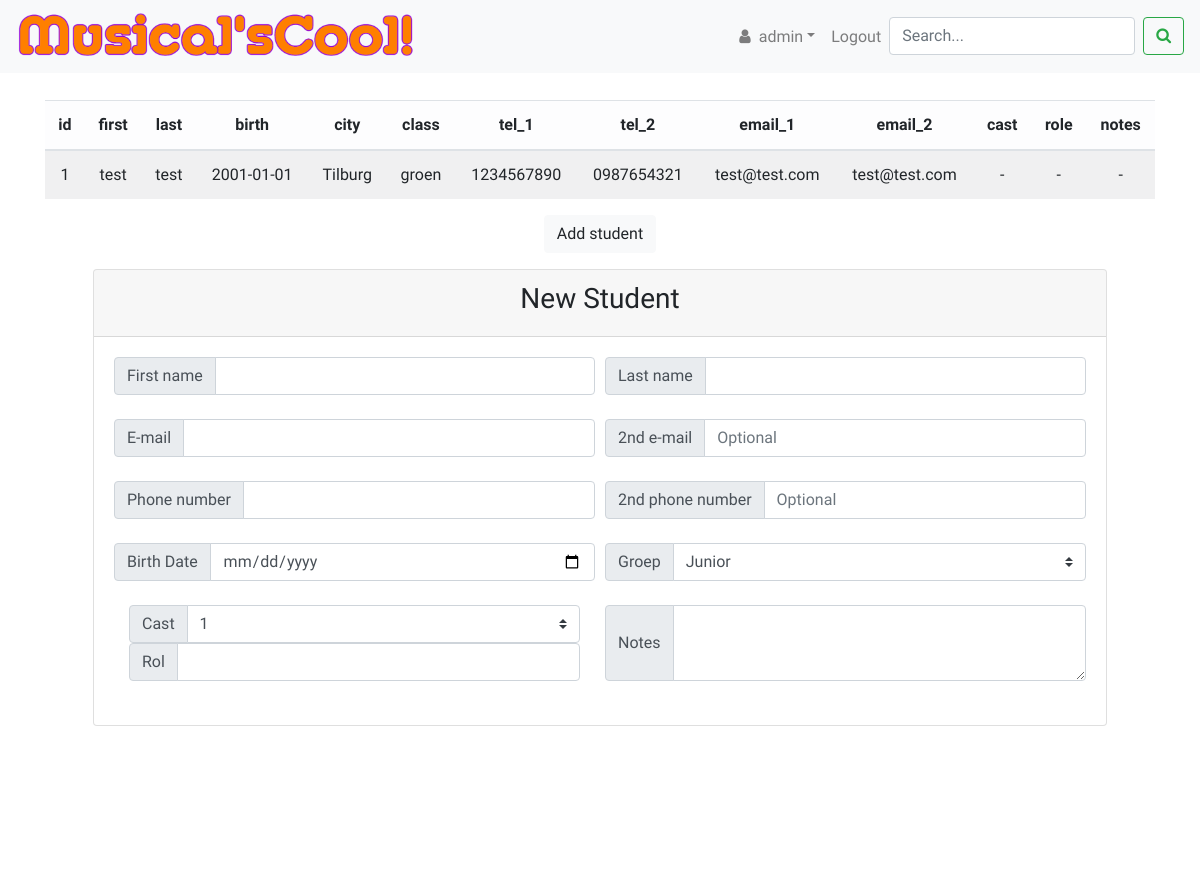
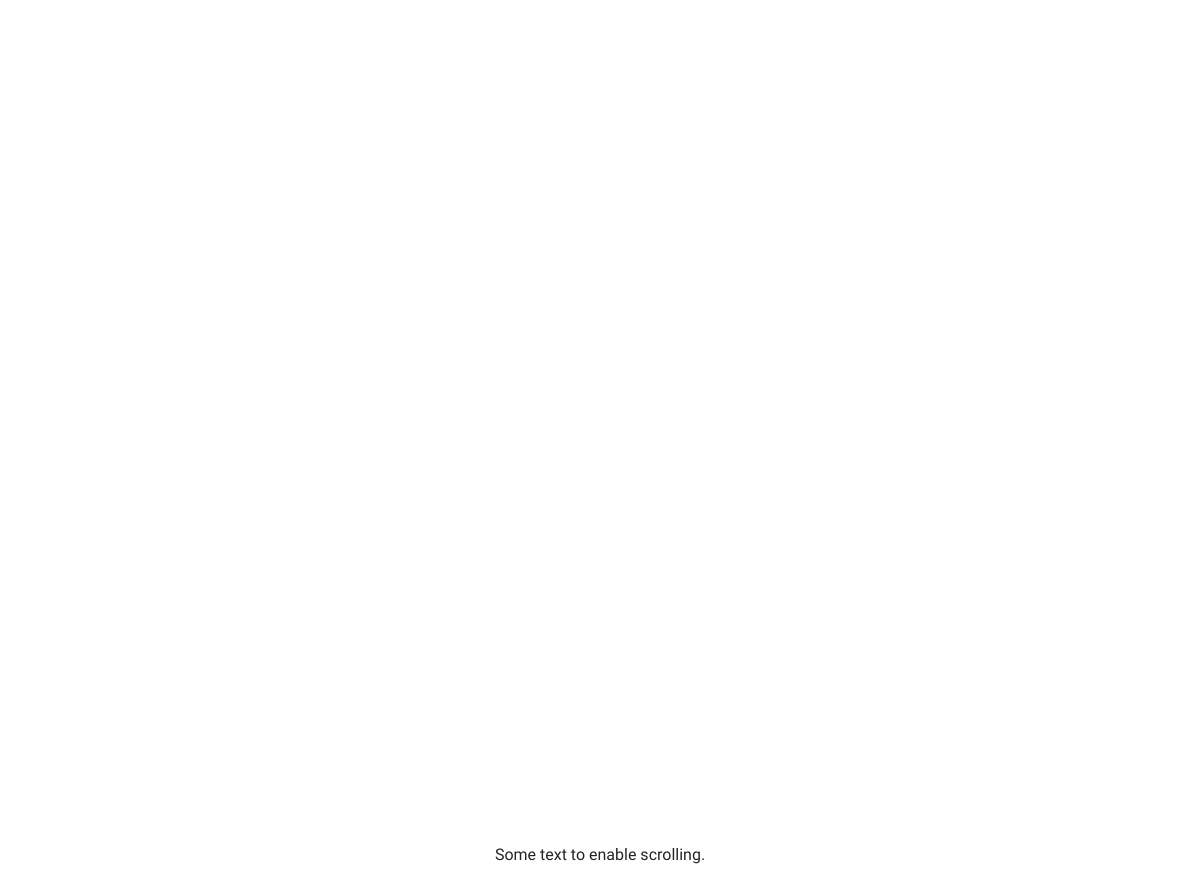
The page / (signed in) on the database its author committed (2 pictures, top to bottom).
### tables this page shows
CREATE TABLE 'students' (
    'id' integer PRIMARY KEY AUTOINCREMENT NOT NULL, 
    'first' text NOT NULL, 
    'last' text NOT NULL, 
    'birth' date NOT NULL, 
    'city' text NOT NULL, 
    'class' text NOT NULL, 
    'tel_1' text NOT NULL, 
    'tel_2' text, 
    'email_1' text NOT NULL, 
    'email_2' text, 
    'cast' text, 
    'role' text, 
    'notes' text
);

### app.py (the view)
@login_required
@app.route("/")
def index():
    if request.method == "POST":
        print("INDEX POST")
        """TODO"""
        """
        - Get search query
        - Run query on students database
        - return results
        - dispaly results on index.html
        """
        return redirect(url_for("index"))
    else:
        print("INDEX GET")
        conn = connect_db(database)
        conn.row_factory = dict_factory
        query = "SELECT * FROM students"
        records = search_student(conn, query)
        if not records:
            return render_template("index.html")
        for record in records:
            for value in record:
                if record[value] == None:
                    record[value] = "-"
        student_classes = ["Junior", "Oranje", "Paars", "Blauw", "PG", "Demo", "Vakklas"]
        student_cast = 2
        headers = list(records[0])
        return render_template("index.html",
                            session = session,
                            records = records,
                            headers = headers,
                            student_classes = student_classes,
                            student_cast = student_cast)

### app.py (called while the page is built)
@app.after_request
def after_request(response):
    response.headers["Cache-Control"] = "no-cache, no-store, must-revalidate"
    response.headers["Expires"] = 0
    response.headers["Pragma"] = "no-cache"
    return response

### helpers.py (called while the page is built)
def connect_db(db_file):
    conn = None
    try:
        conn = sqlite3.connect(db_file)
        print("Succesfully connected to {}".format(db_file))
        return conn
    except sqlite3.Error as error:
        print("Failed to connect to database. Error:", error)

def dict_factory(cursor, row):
    d = {}
    for idx, col in enumerate(cursor.description):
        d[col[0]] = row[idx]
    return d

def search_student(conn, query):
    try:
        cur = conn.cursor()
        records = cur.execute(query).fetchall()
    except sqlite3.Error as error:
        print("Failed to search students table. Error", error)
    else:
        if len(records) >= 1:
            print(len(records),"record(s) matched the search query.")
            return records

### templates/index.html (shortened to what this page needs)
{% extends "layout.html" %}
{% block main %}
{% if not session.user_id %}
    <div class="container">
        <h4>Please login first</h4> <br>
        <div class="container text-left">
            <p>To view student data you have to login first. See the login button in the top left of this page.</p><br>
            <p>Haven't got an account yet? Please register to view this page. See the Sign Up button in the top right of this page.</p>
            <p>current page: index.html</p>
        </div>
    </div>
{% else %}
    {% if records %}
    <table id="table" class="table table-light table-striped display">
        <thead>
            <tr>
                {% for head in headers %}
                <th>{{ head }}</th>
                {% endfor %}
            </tr>
        </thead>
        <tbody>
            {% for record in records %}
            <tr>
                {% for value in record %}
                <td>{{ record[value] }}</td>
                {% endfor %}
            </tr>
            {% endfor %}
        </tbody>
    </table>
    {% endif %}
    <button class="btn btn-light">Add student</button>
    <div class="container px-5">
        <div class="card mt-3">
            <div class="card-header">
                <h3>New Student</h3>
            </div>
            <div class="card-body">
                <form method="POST" action="#">
                    <div class="form-row mb-4">
                        <div class="col input-group">
                            <div class="input-group-prepend">
                                <span class="input-group-text">First name</span>
                            </div>
                            <input type="text" class="form-control" placeholder="" required>
                        </div>
                        <div class="col input-group">
                            <div class="input-group-prepend">
                                <span class="input-group-text">Last name</span>
                            </div>
                            <input type="text" class="form-control" placeholder="" required>
                        </div>
                    </div>
                    <div class="form-row mb-4">
                        <div class="col input-group">
                            <div class="input-group-prepend">
                                <span class="input-group-text">E-mail</span>
                            </div>
                            <input type="email" class="form-control" placeholder="" required>
                        </div>
                        <div class="col input-group">
                            <div class="input-group-prepend">
                                <span class="input-group-text">2nd e-mail</span>
                            </div>
                            <input type="email" class="form-control" placeholder="Optional">
                        </div>
                    </div>
                    <div class="form-row mb-4">
                        <div class="col input-group">
                            <div class="input-group-prepend">
                                <span class="input-group-text">Phone number</span>
                            </div>
                            <input type="tel" class="form-control" placeholder="" required>
                        </div>
                        <div class="col input-group">
                            <div class="input-group-prepend">
                                <span class="input-group-text">2nd phone number</span>
                            </div>
                            <input type="tel" class="form-control" placeholder="Optional">
                        </div>
                    </div>
                    <div class="form-row mb-4">
                        <div class="col input-group">
                            <div class="input-group-prepend">
                                <div class="input-group-text">Birth Date</div>
                            </div>
                            <input type="date" class="form-control" placeholder="Birthdate" required>
                        </div>
                        <div class="col input-group">
                            <div class="input-group-prepend">
                                <div class="input-group-text">Groep</div>
                            </div>
                            <select class="custom-select" required>
                                {% for student_class in student_classes %}
                                <option value="{{ student_class }}">{{ student_class }}</option>
                                {% endfor %}
                            </select>
                        </div>
                    </div>
                    <div class="form-row mb-4">
                        <div class="col-sm">
                            <div class="col input-group">
                                <div class="input-group-prepend">
                                    <div class="input-group-text">Cast</div>
                                </div>
                                <select class="custom-select" required>
                                    {% for cast in range(2) %}
                                    <option value="{ {cast+1 }}">{{ cast+1 }}</option>
                                    {% endfor %}
                                </select>
                            </div>
                            <div class="col input-group">
                                <div class="input-group-prepend">
                                    <div class="input-group-text">Rol</div>
                                </div>
                                <input type="text" class="form-control" required>
                            </div>
                        </div>
                        <div class="col input-group">
                            <div class="input-group-prepend">
                                <div class="input-group-text">Notes</div>
                            </div>
                            <textarea class="form-control"></textarea>
                        </div>
                    </div>
                </form>
            </div>
        </div>
    </div>
{% endif %}
{% endblock %}

### templates/layout.html (shortened to what this page needs)
<!DOCTYPE html>
<html lang="en">
    <head>
        <link rel="stylesheet" href="https://maxcdn.bootstrapcdn.com/bootstrap/4.1.3/css/bootstrap.min.css">
        <link rel="stylesheet" href="https://maxcdn.bootstrapcdn.com/font-awesome/4.7.0/css/font-awesome.min.css">
        <link rel="stylesheet" href="/static/css/styles.css">
    </head>
    <body>
        <nav class="navbar navbar-expand-lg navbar-light bg-light sticky">
            <a class="navbar-brand logo" href="/">
                <img class="logo" src="/static/images/musicalscool-logo.png" alt="">
            </a>
            <div class="collapse navbar-collapse" id="navbar">
                <ul class="navbar-nav ml-auto">
                    {% if not session.user_id %}
                        <li class="nav-item dropdown">
                            <a class="nav-link dropdown-toggle" href="#" id="navbarDropdownMenuLink" data-toggle="dropdown">Login</a>
                            <div class="dropdown-menu">
                                <form class="form-horizontal" autocomplete="off" action="/login" method="POST">
                                    <input class="form-control login" type="text" name="login_username" placeholder="Username..." autofocus required>
                                    <input class="form-control login" type="password" name="login_password" placeholder="Password..." required>
                                    <input class="btn btn-primary" type="submit" name="submit" value="Login" required>
                                </form>
                            </div>
                        </li>
                        <li class="nav-item dropdown">
                            <a class="nav-link dropdown-toggle" href="#" id="navbarDropdownMenuLink" data-toggle="dropdown">Sign Up</a>
                            <div class="dropdown-menu">
                                <form class="form-horizontal" autocomplete="off" action="/register" method="POST">
                                    <input class="form-control register" type="text" name="register_username" placeholder="Username..." autofocus required>
                                    <input class="form-control register" type="password" name="register_password" placeholder="Password..." required>
                                    <input class="form-control register" type="password" name="register_confirm" placeholder="Confirm..." required>
                                    <input class="btn btn-primary" type="submit" name="submit" value="Sign up">
                                </form>
                            </div>
                        </li>
                    {% else %}
                        <li class="nav-item dropdown">
                            <a class="nav-link dropdown-toggle" href="#" id="navbarDropdownMenuLink" data-toggle="dropdown"><i class="fa fa-user" style="padding-right: 0.5rem;"></i>{{ session["username"] }}</a>
                        </li>
                        <li class="nav-item">
                            <a class="nav-link" href="/logout">Logout</a>
                        </li>
                    {% endif %}
                    <div class="search-container">
                        <form class="form-inline my-2 my-lg-0">
                            <input class="form-control mr-sm-2" type="text" placeholder="Search..." aria-label="Search">
                            <button class="btn btn-outline-success my-2 my-sm-0" type="submit"><i class="fa fa-search"></i></button>
                        </form>
                    </div>
                </ul>
            </div>
        </nav>
        <main>
            <div class="container mx-auto margin-offset">
                {% block main %}{% endblock %}
            </div>
        </main>
        <div class="container" style="height: 1000px"></div>
        <p class="text-center">Some text to enable scrolling.</p>
    </body>

### static/css/styles.css (style rules this page uses)
body { font-family: 'Varela Round', sans-serif; }
.logo { width: auto; display: flex; max-width: 400px; margin-left: inherit; margin-right: inherit; }
.navbar-nav { margin: 0; padding: 0; }
.dropdown-toggle { font-family: inherit; margin: 0; }
main .form-control { display: inline-block; width: auto; }
.margin-offset { margin-top: 100px; }
.sticky { position: fixed; width: 100%; }
main { overflow-x: auto; text-align: center; }

### rows shown on the page
students: id "1" "test" "test" "2001-01-01" "Tilburg" "groen" "1234567890" "0987654321" "test@test.com" "test@test.com" "-" "-" "-"

### other values the page prints
{{ session["username"] }} "admin"
{{ head }} "id" "first" "last" "birth" "city" "class" "tel_1" "tel_2" "email_1" "email_2" "cast" "role" "notes"
form field value "Junior"
form field value "1"
